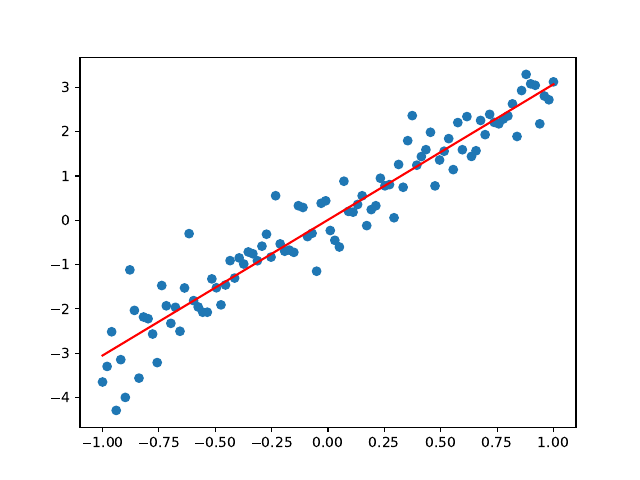

The Python source for this figure:
import numpy as np
import simpleflow as sf
import matplotlib.pyplot as plt

input_x = np.linspace(-1, 1, 100)
input_y = input_x * 3 + np.random.randn(input_x.shape[0]) * 0.5

# placeholder for training data
x = sf.placeholder()
y_ = sf.placeholder()

w = sf.Variable([[1.0]], name="weight")
b = sf.Variable(0.0, name="threshold")

y = w * x + b

loss = sf.reduce_sum(sf.square(y - y_))

train_op = sf.GradientDescentOptimizer(learning_rate=0.005).minimize(loss)

feed_dict = {x: np.reshape(input_x, (-1, 1)), y_: np.reshape(input_y, (-1, 1))}
feed_dict = {x: input_x, y_: input_y}

with sf.Session() as sess:
    for step in range(100):
        loss_value = sess.run(loss, feed_dict=feed_dict)
        mse = loss_value / input_x.shape[0]
        if step % 5 == 0:
            print("step: {}, mse: {}".format(step, mse))
        sess.run(train_op, feed_dict=feed_dict)
    w_value, b_value = sess.run(w, feed_dict=feed_dict), sess.run(
        b, feed_dict=feed_dict
    )
    print("w: {}, b: {}".format(w_value, b_value))

w_value = float(w_value)
max_x, min_x = np.max(input_x), np.min(input_x)
max_y, min_y = w_value * max_x + b_value, w_value * min_x + b_value

plt.scatter(input_x, input_y)
plt.plot([max_x, min_x], [max_y, min_y], "r")
plt.savefig("test_simpleflow.pdf")
